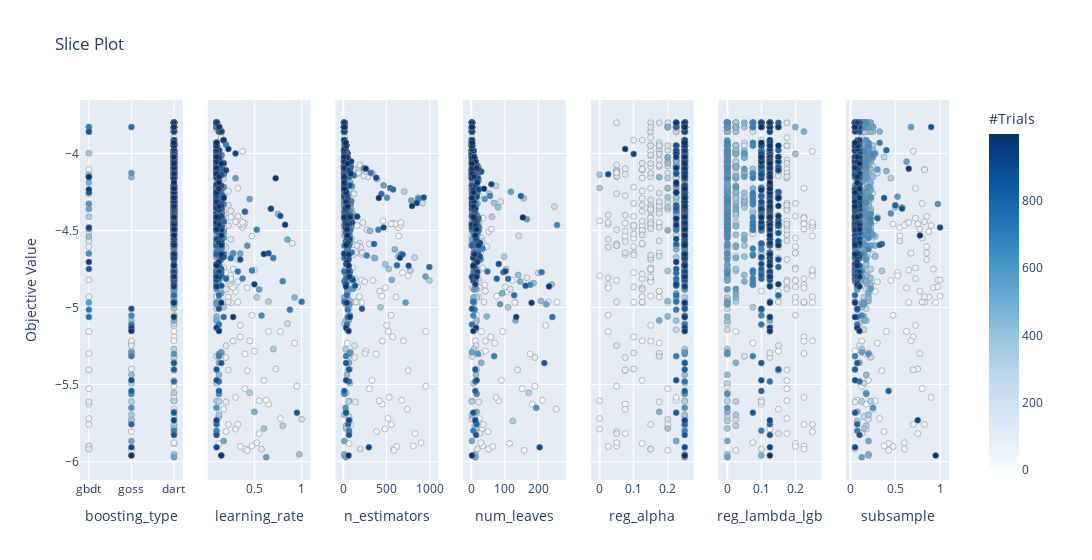

Notebook code cell kept with this figure:
### Code cell
optuna.visualization.plot_slice(study)

### Figure 1 — Plotly figure (JSON) as saved in the notebook; plotly's stock layout.template omitted (floating-point values rounded to 4 significant figures; data arrays with more than 128 entries replaced by an {"elided": "..."} marker saying what was removed)
{"data": [{"marker": {"color": {"elided": "1000 int values"}, "colorbar": {"title": {"text": "#Trials"}, "x": 1, "xpad": 40}, "colorscale": [[0, "rgb(247,251,255)"], [0.125, "rgb(222,235,247)"], [0.25, "rgb(198,219,239)"], [0.375, "rgb(158,202,225)"], [0.5, "rgb(107,174,214)"], [0.625, "rgb(66,146,198)"], [0.75, "rgb(33,113,181)"], [0.875, "rgb(8,81,156)"], [1, "rgb(8,48,107)"]], "line": {"color": "Grey", "width": 0.5}, "showscale": true}, "mode": "markers", "showlegend": false, "type": "scatter", "x": {"elided": "1000 str values"}, "xaxis": "x", "y": {"elided": "1000 float values"}, "yaxis": "y"}, {"marker": {"color": {"elided": "1000 int values"}, "colorbar": {"title": {"text": "#Trials"}, "x": 1, "xpad": 40}, "colorscale": [[0, "rgb(247,251,255)"], [0.125, "rgb(222,235,247)"], [0.25, "rgb(198,219,239)"], [0.375, "rgb(158,202,225)"], [0.5, "rgb(107,174,214)"], [0.625, "rgb(66,146,198)"], [0.75, "rgb(33,113,181)"], [0.875, "rgb(8,81,156)"], [1, "rgb(8,48,107)"]], "line": {"color": "Grey", "width": 0.5}, "showscale": false}, "mode": "markers", "showlegend": false, "type": "scatter", "x": {"elided": "1000 float values"}, "xaxis": "x2", "y": {"elided": "1000 float values"}, "yaxis": "y2"}, {"marker": {"color": {"elided": "1000 int values"}, "colorbar": {"title": {"text": "#Trials"}, "x": 1, "xpad": 40}, "colorscale": [[0, "rgb(247,251,255)"], [0.125, "rgb(222,235,247)"], [0.25, "rgb(198,219,239)"], [0.375, "rgb(158,202,225)"], [0.5, "rgb(107,174,214)"], [0.625, "rgb(66,146,198)"], [0.75, "rgb(33,113,181)"], [0.875, "rgb(8,81,156)"], [1, "rgb(8,48,107)"]], "line": {"color": "Grey", "width": 0.5}, "showscale": false}, "mode": "markers", "showlegend": false, "type": "scatter", "x": {"elided": "1000 int values"}, "xaxis": "x3", "y": {"elided": "1000 float values"}, "yaxis": "y3"}, {"marker": {"color": {"elided": "1000 int values"}, "colorbar": {"title": {"text": "#Trials"}, "x": 1, "xpad": 40}, "colorscale": [[0, "rgb(247,251,255)"], [0.125, "rgb(222,235,247)"], [0.25, "rgb(198,219,239)"], [0.375, "rgb(158,202,225)"], [0.5, "rgb(107,174,214)"], [0.625, "rgb(66,146,198)"], [0.75, "rgb(33,113,181)"], [0.875, "rgb(8,81,156)"], [1, "rgb(8,48,107)"]], "line": {"color": "Grey", "width": 0.5}, "showscale": false}, "mode": "markers", "showlegend": false, "type": "scatter", "x": {"elided": "1000 int values"}, "xaxis": "x4", "y": {"elided": "1000 float values"}, "yaxis": "y4"}, {"marker": {"color": {"elided": "1000 int values"}, "colorbar": {"title": {"text": "#Trials"}, "x": 1, "xpad": 40}, "colorscale": [[0, "rgb(247,251,255)"], [0.125, "rgb(222,235,247)"], [0.25, "rgb(198,219,239)"], [0.375, "rgb(158,202,225)"], [0.5, "rgb(107,174,214)"], [0.625, "rgb(66,146,198)"], [0.75, "rgb(33,113,181)"], [0.875, "rgb(8,81,156)"], [1, "rgb(8,48,107)"]], "line": {"color": "Grey", "width": 0.5}, "showscale": false}, "mode": "markers", "showlegend": false, "type": "scatter", "x": {"elided": "1000 float values"}, "xaxis": "x5", "y": {"elided": "1000 float values"}, "yaxis": "y5"}, {"marker": {"color": {"elided": "1000 int values"}, "colorbar": {"title": {"text": "#Trials"}, "x": 1, "xpad": 40}, "colorscale": [[0, "rgb(247,251,255)"], [0.125, "rgb(222,235,247)"], [0.25, "rgb(198,219,239)"], [0.375, "rgb(158,202,225)"], [0.5, "rgb(107,174,214)"], [0.625, "rgb(66,146,198)"], [0.75, "rgb(33,113,181)"], [0.875, "rgb(8,81,156)"], [1, "rgb(8,48,107)"]], "line": {"color": "Grey", "width": 0.5}, "showscale": false}, "mode": "markers", "showlegend": false, "type": "scatter", "x": {"elided": "1000 float values"}, "xaxis": "x6", "y": {"elided": "1000 float values"}, "yaxis": "y6"}, {"marker": {"color": {"elided": "1000 int values"}, "colorbar": {"title": {"text": "#Trials"}, "x": 1, "xpad": 40}, "colorscale": [[0, "rgb(247,251,255)"], [0.125, "rgb(222,235,247)"], [0.25, "rgb(198,219,239)"], [0.375, "rgb(158,202,225)"], [0.5, "rgb(107,174,214)"], [0.625, "rgb(66,146,198)"], [0.75, "rgb(33,113,181)"], [0.875, "rgb(8,81,156)"], [1, "rgb(8,48,107)"]], "line": {"color": "Grey", "width": 0.5}, "showscale": false}, "mode": "markers", "showlegend": false, "type": "scatter", "x": {"elided": "1000 float values"}, "xaxis": "x7", "y": {"elided": "1000 float values"}, "yaxis": "y7"}], "layout": {"title": {"text": "Slice Plot"}, "width": 2100, "xaxis": {"anchor": "y", "domain": [0, 0.1184], "title": {"text": "boosting_type"}}, "xaxis2": {"anchor": "y2", "domain": [0.1469, 0.2653], "title": {"text": "learning_rate"}}, "xaxis3": {"anchor": "y3", "domain": [0.2939, 0.4122], "title": {"text": "n_estimators"}}, "xaxis4": {"anchor": "y4", "domain": [0.4408, 0.5592], "title": {"text": "num_leaves"}}, "xaxis5": {"anchor": "y5", "domain": [0.5878, 0.7061], "title": {"text": "reg_alpha"}}, "xaxis6": {"anchor": "y6", "domain": [0.7347, 0.8531], "title": {"text": "reg_lambda_lgb"}}, "xaxis7": {"anchor": "y7", "domain": [0.8816, 1.0], "title": {"text": "subsample"}}, "yaxis": {"anchor": "x", "domain": [0, 1], "title": {"text": "Objective Value"}}, "yaxis2": {"anchor": "x2", "domain": [0, 1], "matches": "y", "showticklabels": false}, "yaxis3": {"anchor": "x3", "domain": [0, 1], "matches": "y", "showticklabels": false}, "yaxis4": {"anchor": "x4", "domain": [0, 1], "matches": "y", "showticklabels": false}, "yaxis5": {"anchor": "x5", "domain": [0, 1], "matches": "y", "showticklabels": false}, "yaxis6": {"anchor": "x6", "domain": [0, 1], "matches": "y", "showticklabels": false}, "yaxis7": {"anchor": "x7", "domain": [0, 1], "matches": "y", "showticklabels": false}}}
